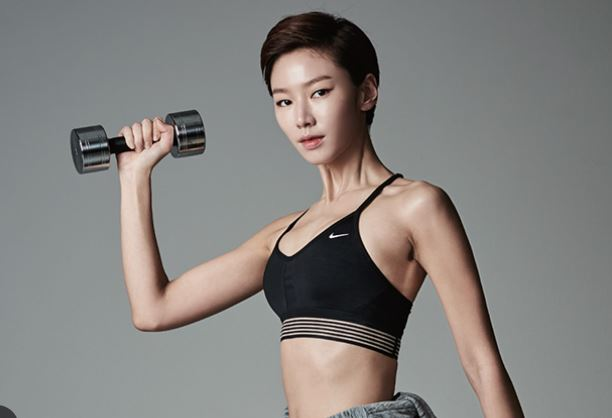
#> input picture ARM/PYTHON/arm.png, 612 x 418 px, given in place of the camera
$ python main8_6_2.py
#> lines starting #> are read from the running program, lines starting #| are printed output that depends on the picture; after the words box and inside, x2 and y2 are one past the last pixel; in counts of white or black regions, pixels touching at a corner belong together
import cv2

def main():
    camera = cv2.VideoCapture(0)
    camera.set(3,320)
    camera.set(4,240)

    while True:
        _, frame = camera.read()
#> frame is the input picture: shape (418, 612, 3); mean B, G, R 126.7, 129.5, 132.3

        hsv = cv2.cvtColor(frame, cv2.COLOR_BGR2HSV)
#> hsv: shape (418, 612, 3); mean H, S, V 70, 27.6, 136.2

        lower_blue = (100,100,120)
        upper_blue = (150,255,255)

        lower_green = (50, 150, 50)
        upper_green = (80, 255, 255)

        lower_red = (150, 50, 50)
        upper_red = (180, 255, 255)

        redMask = cv2.inRange(hsv, lower_red, upper_red)
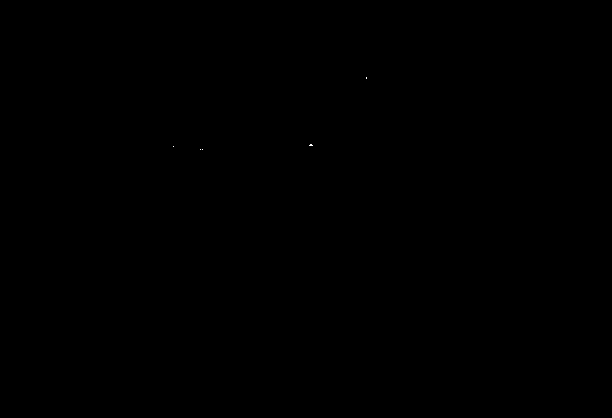
#> redMask: shape (418, 612); 0% white in thin lines or dots, all inside (x1, y1, x2, y2) = (173, 77, 367, 150)
        greenMask = cv2.inRange(hsv, lower_green, upper_green)
#> greenMask: shape (418, 612); every value is 0
        blueMask = cv2.inRange(hsv, lower_blue, upper_blue)

        redPixels = cv2.countNonZero(redMask)
#> redPixels = 11
        greenPixels = cv2.countNonZero(greenMask)
#> greenPixels = 0
        bluePixels = cv2.countNonZero(blueMask)
#> bluePixels = 0

        print(redPixels,greenPixels,bluePixels)
#| 11 0 0

        cv2.imshow('frame',frame)

        if cv2.waitKey(1) == ord('q'):
#> (key q is pressed here)
            break

    cv2.destroyAllWindows()

if __name__ == '__main__':
    main()
